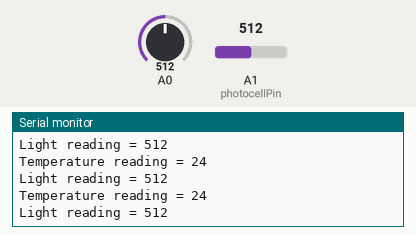
This sketch was run on a simulated Arduino Uno, built with avr-gcc and run on an emulated ATmega328P. Shown: the last lines printed to the serial monitor. The test bench sets the inputs (shaded band); at power-on: A1 (photocellPin) = 512, A0 = 512.

Above: at 5.7 s.
5.8 s: A1 (photocellPin) set to 110
At 5.97 s:
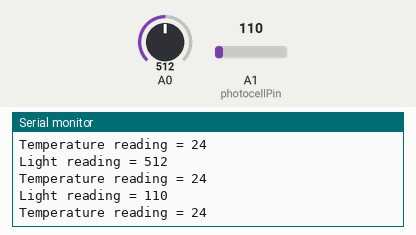
7.3 s: A1 (photocellPin) set to 90
At 7.39 s:
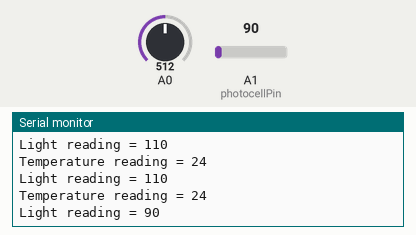
Timing chart, 0 to 9.8 s (numbered marks = the images above; inputs shaded):
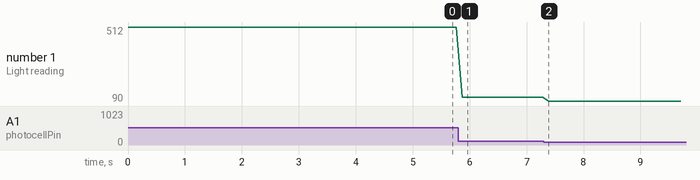

Measured:
- the behaviour switches between 100 and 99 on A1 (photocellPin) (found by bisection; images 1 and 2)
- after the input at 5.8 s, the serial monitor: prints a new line after 0.07 s (image 1)
- after the input at 7.3 s, the serial monitor: prints a new line after 0.09 s (image 2)
- plotted number 1: 512 → 110 after the input at 5.8 s, 110 → 90 after the input at 7.3 s

The sketch:

temp_sketch.ino
```cpp
#include <math.h>

/* 5V --- sensor --- 10k ohm --- gnd
                  |
                  |
                 A0/1
*/

int photocellPin = 1;     // the cell and 10K pulldown are connected to a1
int photocellReading;     // the analog reading from the sensor divider

double Thermistor(int RawADC) {
 double Temp;
 Temp = log(10000.0*((1024.0/RawADC-1)));
//         =log(10000.0/(1024.0/RawADC-1)) // for pull-up configuration
 Temp = 1 / (0.001129148 + (0.000234125 + (0.0000000876741 * Temp * Temp ))* Temp );
 Temp = Temp - 273.15;            // Convert Kelvin to Celcius
 //Temp = (Temp * 9.0)/ 5.0 + 32.0; // Convert Celcius to Fahrenheit
 return Temp;
}

void setup() {
 Serial.begin(115200);
}

void loop() {
 Serial.print("Temperature reading = ");
 Serial.println(int(Thermistor(analogRead(0))));  // display Fahrenheit
 photocellReading = analogRead(photocellPin);
 Serial.print("Light reading = ");
 Serial.println(photocellReading);     // the raw analog reading
 delay(100);
}
```
